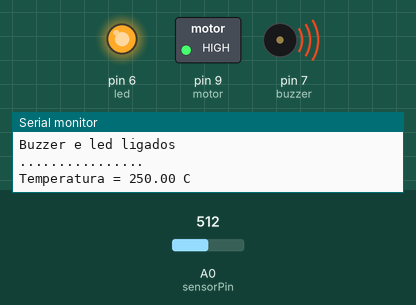
Recording of a sketch running on a simulated Arduino Uno, built with avr-gcc and run on an emulated ATmega328P. Shown: switched loads named in the sketch (green lamp = pin HIGH), output pins drawn as LEDs (lit = HIGH), buzzer (waves = sounding), the last lines printed to the serial monitor. Inputs (shaded band) come from the test bench; at power-on: A0 (sensorPin) = 512.

Above: at 2.8 s.
2.9 s: A0 (sensorPin) set to 107
7.2 s: A0 (sensorPin) set to 98
At 11.2 s:
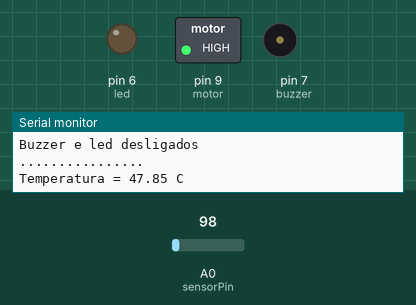
11.5 s: A0 (sensorPin) set to 122
At 15.3 s:
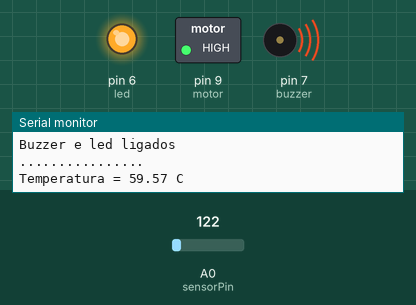
Timing chart, 0 to 16.8 s (numbered marks = the images above; inputs shaded):
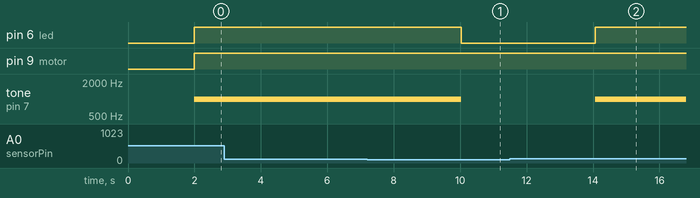

Measured:
- the behaviour switches between 103 and 102 on A0 (sensorPin) (found by bisection; images 0 and 1)
- after the input at 7.2 s, pin 6 (led): HIGH → LOW after 2.8 s; tone on pin 7 (buzzer): 1000 Hz → silent after 2.8 s
- after the input at 11.5 s, pin 6 (led): LOW → HIGH after 2.6 s; tone on pin 7 (buzzer): silent → 1000 Hz after 2.6 s

The sketch:

estufa.ino
```cpp
// https://www.tinkercad.com/things/k710vwIira1-epic-densor/editel?tenant=circuits
// desafio de estuda da Dio para o curso de IOT

const int sensorPin = A0;
const int led = 6;
const int buzzer = 7;
const int motor = 9;
float temperatura = 0;

void setup(){
  Serial.begin(9600);
  pinMode(buzzer, OUTPUT);
  pinMode(motor, OUTPUT);
  pinMode(led, OUTPUT);
}

void loop(){
   temperatura = (analogRead(sensorPin) * 0.0048828125 * 100);
   Serial.print("Temperatura = ");
   Serial.print(temperatura);
   Serial.println(" C");
   delay(2000);

  	if(temperatura>=30){
      	digitalWrite(motor, HIGH);
      	Serial.print("Motor ligado\n");
    }else{
    digitalWrite(motor, LOW);
    Serial.print("Motor desligado\n");
    }

    if(temperatura>=50){
    	tone(buzzer, 1000);
      	digitalWrite(led, HIGH);
      	Serial.print("Buzzer e led ligados\n");
       	Serial.print("................\n");
    }else{
    noTone(buzzer);
    digitalWrite(led, LOW);
    Serial.print("Buzzer e led desligados\n");
    Serial.print("................\n");
    }
 }
```

calculadora.c
```cpp
/*
Desafio

Você está na sua primeira aula de programação e seu professor pediu que façam um programa da escolha de cada um. Como você já iniciou seus estudos na plataforma DIO, já sabe lógica de programação. Para impressionar seu professor, decidiu que vai fazer uma calculadora básica que faça 4 operações com 2 valores.

Entrada

A entrada será um valor de 1 - 4 representando as quatro operações e os dois valores que entrarão nessa conta.
1 - Multiplicacao
2 - Soma
3 - Subtracao
4 - Divisao

Saída

A saída deve ser o nome da operação e seu resultado com duas casas decimais.

*/
// Para ler e escrever dados em C, utilizamos os seguintes métodos da classe Console:
// - scanf(): lê o(s) dado(s) de Entrada (Inputs) do usuário;
// - printf(): imprime um texto de Saída (Output) no console;
// - A função getchar() retorna o código ASCII inteiro correspondente ao caractere lido
// - o Return 0 ao final significa que o programa foi executado com sucesso, como pretendia fazer.

#include<stdio.h>

int main() {
    int opcao;
    float a, b, resultado;
    scanf("%d", &opcao);
    scanf("%f %f", &a, &b);

    // TODO: Crie as condições necessárias para que a calculadora funcione corretamente com as entradas e print o resultado no console
    switch (opcao)
    {
        case 1:
        resultado = a*b;
        printf("Multiplicacao = %.2f", resultado);
        break;

        case 2:
        resultado = a+b;
        printf("Soma = %.2f", resultado);
        break;

        case 3:
        resultado = a-b;
        printf("Subtracao = %.2f", resultado);
        break;

        case 4:
        resultado = a/b;
        printf("Divisao = %.2f", resultado);
        break;

        default :
        printf ("Valor invalido!\n");
    }


    getchar();
    return 0;
}
```

desafio4.c
```cpp
/*
Desafio
Sempre que Dona Cleide sempre que vai a feira encontra três frutas que ela gosta muito a fruta A, B e C. Porém, a fruta C tem uma variação de preço muito grande por não nascer naquela região e às vezes vale mais a pena levar as duas frutas A e B do que a C. Mas Dona Cleide é bem senhorinha e demora muito para calcular o preço. Você, sabendo que ela é muito boa em digitar e usar o celular, decidiu criar um programa para ajuda-la com essa decisão dos preços.

Entrada
A entrada serão os três valores, respectivamente, da fruta A, B e C.

Saída
A saída deve ser se A + B é maior, menor ou igual a C.
*/


// Para ler e escrever dados em C, utilizamos os seguintes métodos da classe Console:
// - scanf(): lê o(s) dado(s) de Entrada (Inputs) do usuário;
// - printf(): imprime um texto de Saída (Output) no console;
// - A função getchar() retorna o código ASCII inteiro correspondente ao caractere lido
// - o Return 0 ao final significa que o programa foi executado com sucesso, como pretendia fazer.

#include <stdio.h>

int main() {
    int a, b, c, somaAB;
    scanf("%d %d %d", &a, &b, &c);
    somaAB = a + b;

    if (somaAB==c){
        printf("A + B é igual a C  ");
    } else if (somaAB>c){
        printf("A + B é maior que C  ");
    } else{
        printf("A + B é menor que C  ");
    }
    // TODO: Crie as condições necessárias para verificar se A + B é maior, menor ou igual a C

    getchar();
    return 0;
}
```

desafioOrdemDecrescente.c
```cpp
/*
Desafio

Angelita foi a uma loja de brinquedos comprar o presente de Natal do seu filho. Porém, ela topou com milhares de brinquedos que ele muito provavelmente gostaria de ganhar. Em cada prateleira, ela encontrou três brinquedos com preços diferentes. Ela pediu sua ajuda para criar um programa que avaliasse esses três preços e colocasse-os em ordem decrescente para que ela sempre tivesse o menor valor no final.

Entrada

A entrada serão três valores de cada brinquedo

Saída

A saída deve ser esses três valores da entrada em ordem decrescente.
*/

// Para ler e escrever dados em C, utilizamos os seguintes métodos da classe Console:
// - scanf(): lê o(s) dado(s) de Entrada (Inputs) do usuário;
// - printf(): imprime um texto de Saída (Output) no console;
// - A função getchar() retorna o código ASCII inteiro correspondente ao caractere lido
// - o Return 0 ao final significa que o programa foi executado com sucesso, como pretendia fazer.


#include<stdio.h>

int main() {
    int a, b, c;
    scanf("%i%i%i", &a, &b, &c);

    // TODO: Crie as condições necessárias para que verifique, dentre os três valores da entrada, qual é o maior e print no console em
    // ordem decrescente
    if (a>b && b>c){
        printf("%i, %i, %i",a, b, c);
    } else if (a>c && c>b){
        printf("%i, %i, %i",a, c, b);
    } else if(b>a && a>c){
        printf("%i, %i, %i",b, a, c);
    } else if(b>c && c>a){
        printf("%i, %i, %i",b, c, a);
    }else if(c>a && a>b){
        printf("%i, %i, %i",c, a, b);
    } else if(c>b && b>a){
        printf("%i, %i, %i",c, b, a);
    }else{
        printf("Nenhum!");
    }

    getchar();
    return 0;
}
```
